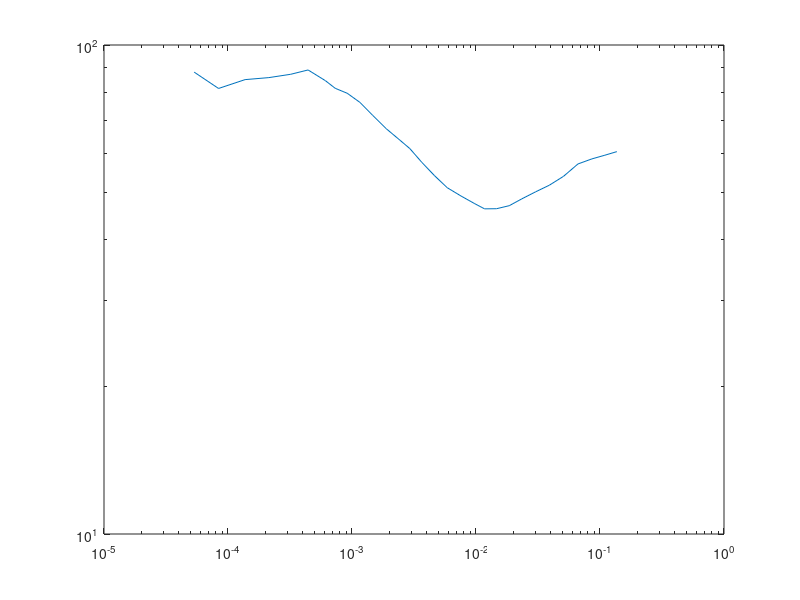

This chart was generated by the following MATLAB code: (Note: this script raises an error after producing the figure.)
clc;
clear;
format long e;
%Parameters are conductivity(sigma),depth of layers(th)
%and the frequency(freq)
%sigma and th start from the last layer.
%first value of sigma and th are the conductivity and depth
%for the last layer.
%rs values are resistivity of each layer
load('realdata.txt');
rs=[100,3000,25000,40000,8000,19000];
th=[0,90000,100000,300000,200000,100000];
sigma=1./rs;

freq=realdata(:,1);
realappres=realdata(:,2);
realphase=realdata(:,3);
hplot1=loglog(freq,realphase,'displayname','Real');

hold on;
[rhoapp,phase] = MT(sigma,th,freq);
hplot2=loglog(freq,phase,'displayname','Synthetic');
hold off;
grid on;
legend([hplot1,hplot2], 'Location', 'best')
xlabel('Frequency(Hz)')
%ylabel('Apparent Resistivity (ohmm)')
ylabel('Phase')